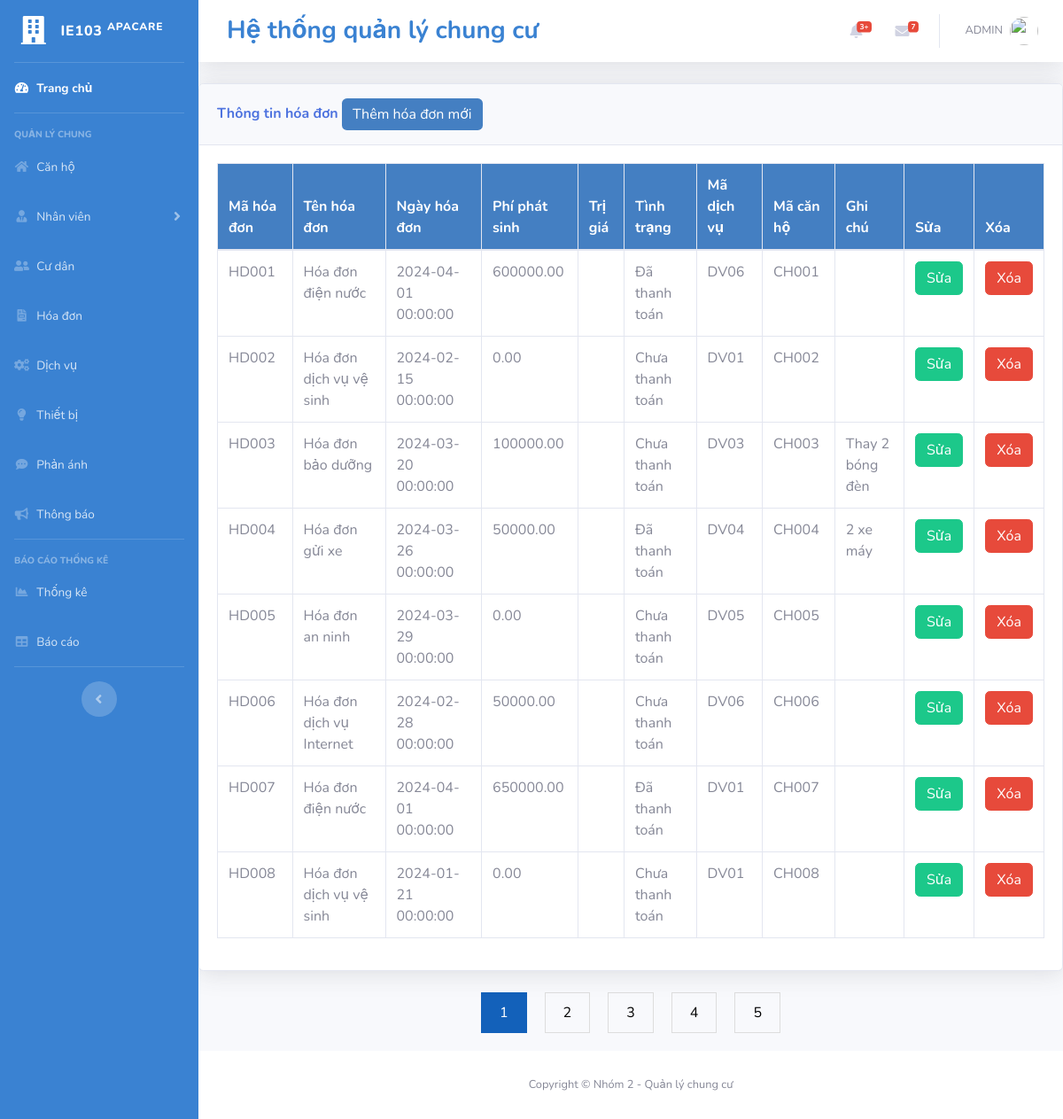
The page /hoadon.php on the database its author committed.
### tables this page shows
CREATE TABLE HoaDon (
	MaHD CHAR(5) NOT NULL,
    TenHD VARCHAR(30) NOT NULL,
    NgHD DATETIME NOT NULL,
    PhiPS DECIMAL(10, 2),
    TriGia DECIMAL(10, 2),
    TinhTrang INT NOT NULL,
    GhiChu TEXT,
    MaDV CHAR(6) NOT NULL,
    MaCH CHAR(6) NOT NULL,
    PRIMARY KEY (MaHD)
);

### hoadon.php (the view, shortened to what this page needs)
<?php
include('includes/header.php');
include('includes/navbar.php');
include('includes/db.php');
$limit = 8;
$page = isset($_GET['page']) ? $_GET['page'] : 1;
$start = ($page - 1) * $limit;
$result = $conn->query("SELECT COUNT(MaHD) AS count FROM HoaDon");
$hoadonCount = $result->fetch_assoc()['count'];
$pages = ceil($hoadonCount / $limit);
$sql = "SELECT * FROM HoaDon LIMIT $start, $limit";
$result = $conn->query($sql);
?>
<div class="card shadow mb-4">
  <div class="card-header py-3">
    <h6 class="m-0 font-weight-bold text-primary">Thông tin hóa đơn
        <button type="button" class="btn btn-primary" data-toggle="modal" data-target="#addHoaDonModal" style="background:#447FC2; border:none;">
          Thêm hóa đơn mới
        </button>
    </h6>
  </div>
  <div class="card-body">
    <div class="table-responsive">
      <table class="table table-bordered" id="dataTable" width="100%" cellspacing="0">
        <thead style="background-color: #447FC2; color: white;">
          <tr>
            <th>Mã hóa đơn</th>
            <th>Tên hóa đơn</th>
            <th>Ngày hóa đơn</th>
            <th>Phí phát sinh</th>
            <th>Trị giá</th>
            <th>Tình trạng</th>
            <th>Mã dịch vụ</th>
            <th>Mã căn hộ</th>
            <th>Ghi chú</th>
            <th>Sửa</th>
            <th>Xóa</th>
          </tr>
        </thead>
        <tbody>
        <?php
        if ($result->num_rows > 0) {
            while ($row = $result->fetch_assoc()) {
                echo "<tr>";
                echo "<td>" . $row['MaHD'] . "</td>";
                echo "<td>" . $row['TenHD'] . "</td>";
                echo "<td>" . $row['NgHD'] . "</td>";
                echo "<td>" . $row['PhiPS'] . "</td>";
                echo "<td>" . $row['TriGia'] . "</td>";
                echo "<td>" . ($row['TinhTrang'] == 1 ? 'Đã thanh toán' : 'Chưa thanh toán') . "</td>";
                echo "<td>" . $row['MaDV'] . "</td>";
                echo "<td>" . $row['MaCH'] . "</td>";
                echo "<td>" . $row['GhiChu'] . "</td>";
                echo "<td>
                    <button type='button' class='btn btn-success editBtn'
                            data-mahd='" . $row['MaHD'] . "'
                            data-tenhd='" . $row['TenHD'] . "'
                            data-nghd='" . $row['NgHD'] . "'
                            data-phips='" . $row['PhiPS'] . "'
                            data-trigia='" . $row['TriGia'] . "'
                            data-tinhtrang='" . $row['TinhTrang'] . "'
                            data-madv='" . $row['MaDV'] . "'
                            data-mach='" . $row['MaCH'] . "'
                            data-ghichu='" . $row['GhiChu'] . "'>Sửa</button>
                  </td>";
                echo "<td>
                    <button type='button' class='btn btn-danger deleteBtn'
                            data-mahd='" . $row['MaHD'] . "'
                            data-toggle='modal'
                            data-target='#deleteModal'>Xóa</button>
                  </td>";
                echo "</tr>";
            }
        } else {
            echo "<tr><td colspan='11'>Không có hóa đơn nào</td></tr>";
        }
        ?>
        </tbody>
      </table>
    </div>
  </div>
</div>
<div class="pagination">
    <?php for ($i = 1; $i <= $pages; $i++) : ?>
        <a href="hoadon.php?page=<?= $i; ?>" class="<?= ($page == $i) ? 'active' : ''; ?>"><?= $i; ?></a>
    <?php endfor; ?>
</div>
   <?php
   include('includes/footer.php');
   ?>

### hoadon.php (style rules this page uses)
.pagination { display: flex; justify-content: center; margin: 20px 0; }
.pagination a { margin: 0 10px; padding: 10px 20px; text-decoration: none; color: black; border: 1px solid #ddd; }
.pagination a.active { background-color: #1361BA; color: white; border: 1px solid #1361BA; }

### rows shown on the page
hoadon: MaHD "HD001", TenHD "Hóa đơn điện nước", NgHD "2024-04-01 00:00:00", PhiPS "600000.00", TinhTrang "Đã thanh toán", MaDV "DV06", MaCH "CH001"
hoadon: MaHD "HD002", TenHD "Hóa đơn dịch vụ vệ sinh", NgHD "2024-02-15 00:00:00", PhiPS "0.00", TinhTrang "Chưa thanh toán", MaDV "DV01", MaCH "CH002"
hoadon: MaHD "HD003", TenHD "Hóa đơn bảo dưỡng", NgHD "2024-03-20 00:00:00", PhiPS "100000.00", TinhTrang "Chưa thanh toán", MaDV "DV03", MaCH "CH003", GhiChu "Thay 2 bóng đèn"
hoadon: MaHD "HD004", TenHD "Hóa đơn gửi xe", NgHD "2024-03-26 00:00:00", PhiPS "50000.00", TinhTrang "Đã thanh toán", MaDV "DV04", MaCH "CH004", GhiChu "2 xe máy"
hoadon: MaHD "HD005", TenHD "Hóa đơn an ninh", NgHD "2024-03-29 00:00:00", PhiPS "0.00", TinhTrang "Chưa thanh toán", MaDV "DV05", MaCH "CH005"
hoadon: MaHD "HD006", TenHD "Hóa đơn dịch vụ Internet", NgHD "2024-02-28 00:00:00", PhiPS "50000.00", TinhTrang "Chưa thanh toán", MaDV "DV06", MaCH "CH006"
hoadon: MaHD "HD007", TenHD "Hóa đơn điện nước", NgHD "2024-04-01 00:00:00", PhiPS "650000.00", TinhTrang "Đã thanh toán", MaDV "DV01", MaCH "CH007"
hoadon: MaHD "HD008", TenHD "Hóa đơn dịch vụ vệ sinh", NgHD "2024-01-21 00:00:00", PhiPS "0.00", TinhTrang "Chưa thanh toán", MaDV "DV01", MaCH "CH008"
